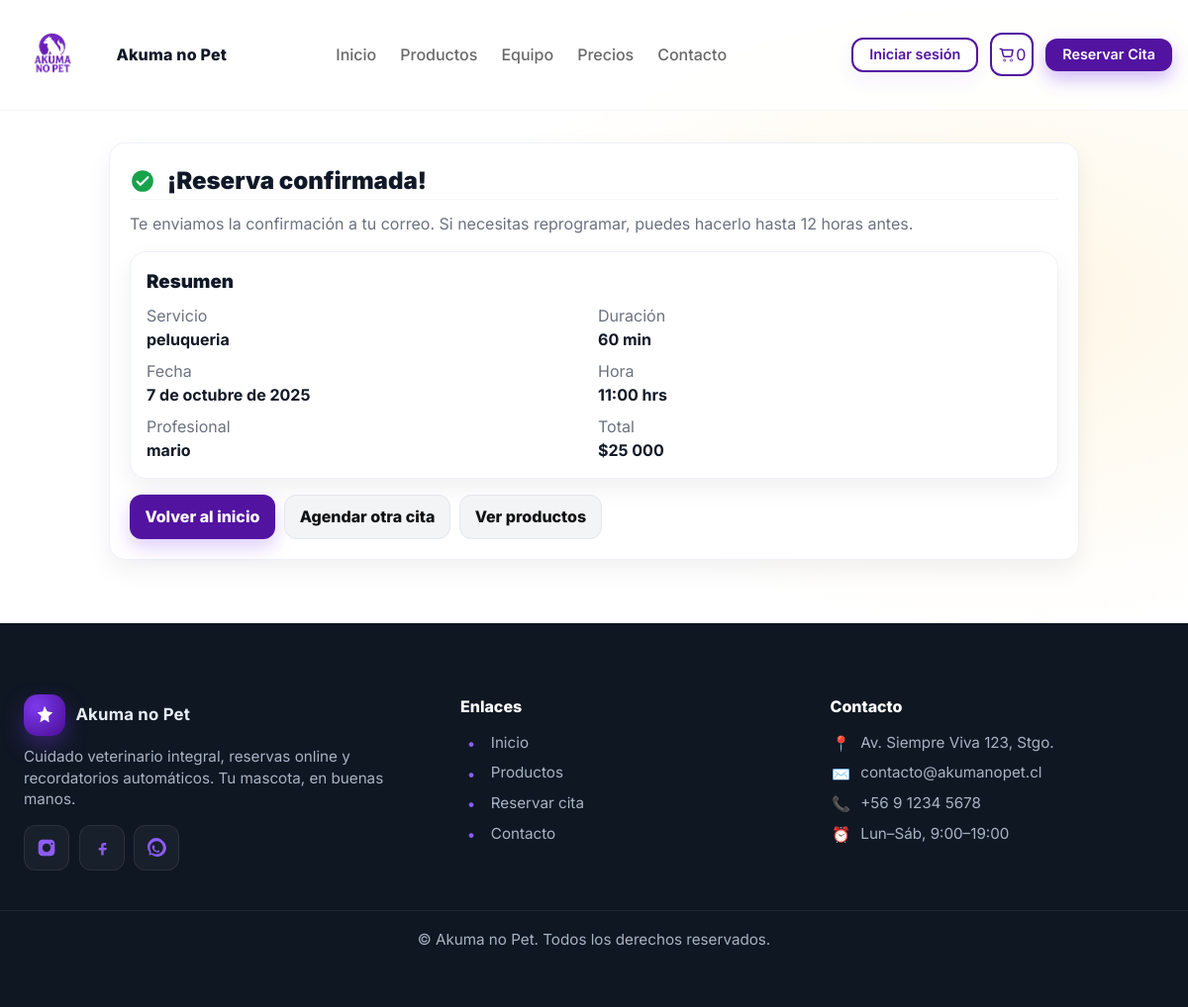
Screenshot of /agenda/reservar/exito/6/ with the database file from the repository.
### agenda/models.py (models this page shows, shortened)
class Cita(models.Model):
    fecha = models.DateField()
    hora = models.TimeField()
    duracion_min = models.PositiveIntegerField(default=30)
    profesional = models.ForeignKey(
        Profesional, on_delete=models.CASCADE, related_name="citas"
    )
    servicio = models.ForeignKey(
        Servicio, on_delete=models.PROTECT, related_name="citas"
    )
    mascota = models.CharField(max_length=120)  # ej: "Luna (Perro)"
    cliente = models.ForeignKey(
        settings.AUTH_USER_MODEL, null=True, blank=True, on_delete=models.SET_NULL
    )
    creado = models.DateTimeField(auto_now_add=True)
    class Meta:
        ordering = ["fecha", "hora"]
        indexes = [models.Index(fields=["fecha", "profesional"])]
        constraints = [
            models.UniqueConstraint(
                fields=["fecha", "hora", "profesional"],
                name="uniq_cita_por_profesional_fecha_hora",
            )
        ]
        verbose_name = "Cita"
        verbose_name_plural = "Citas"

class Servicio(models.Model):
    code = models.SlugField(unique=True, max_length=32)
    nombre = models.CharField(max_length=120)
    descripcion = models.TextField(blank=True, default="")
    duracion_min_default = models.PositiveIntegerField(default=30)
    precio = models.PositiveIntegerField(default=0)
    icono = models.CharField(max_length=8, blank=True, default="🐾")
    class Meta:
        ordering = ["nombre"]
        verbose_name = "Servicio"
        verbose_name_plural = "Servicios"

class Profesional(models.Model):
    code = models.SlugField(unique=True, max_length=32)
    nombre = models.CharField(max_length=120)
    class Meta:
        ordering = ["nombre"]
        verbose_name = "Profesional"
        verbose_name_plural = "Profesionales"
    def __str__(self):
        return self.nombre

### agenda/views.py (the view)
# urls.py: path("reservar/exito/<int:pk>/", views.reservar_exito, name="reservar_exito"),
def reservar_exito(request, pk: int):
    cita = get_object_or_404(Cita, pk=pk)
    return render(request, "agenda/reservar_exito.html", {"cita": cita})

### carrito/context_processors.py (called while the page is built, shortened)
def cart_context(request):
    cart = request.session.get("cart", {}) or {}
    count = 0
    total = 0
    return {
        "cart_count": count,
        "cart_total": total,
    }

### agenda/templates/agenda/reservar_exito.html
{% extends "main/base.html" %}
{% load static humanize %}
{% block contenido %}
<link rel="stylesheet" href="{% static 'agenda/css/agenda.css' %}">
<main class="container" style="max-width:980px; padding:32px 0 64px">
  <section class="card" style="padding:20px">
    <header style="display:flex; align-items:center; gap:.75rem; margin-bottom:12px;">
      <svg width="26" height="26" viewBox="0 0 24 24" aria-hidden="true">
        <circle cx="12" cy="12" r="10" fill="#16a34a"></circle>
        <path d="M7 12.5l3 3 7-7" fill="none" stroke="#fff" stroke-width="2" stroke-linecap="round" stroke-linejoin="round"/>
      </svg>
      <h1 style="margin:0; font-size:1.5rem; font-weight:900;">¡Reserva confirmada!</h1>
    </header>
    <p style="margin:.25rem 0 1rem; color:#6b7280;">
      Te enviamos la confirmación a tu correo{% if cita.email %} <strong>{{ cita.email }}</strong>{% endif %}.
      Si necesitas reprogramar, puedes hacerlo hasta 12 horas antes.
    </p>
    <div class="card" style="padding:16px; margin-bottom:16px;">
      <h3 class="card-title" style="margin:0 0 .5rem; font-weight:900;">Resumen</h3>
      <div style="display:grid; grid-template-columns:1fr 1fr; gap:8px;">
        <div><span style="color:#6b7280;">Servicio</span><br><strong>{{ cita.servicio.nombre }}</strong></div>
        <div><span style="color:#6b7280;">Duración</span><br><strong>{{ cita.servicio.duracion_min_default|default:30 }} min</strong></div>
        <div><span style="color:#6b7280;">Fecha</span><br><strong>{{ cita.fecha }}</strong></div>
        <div><span style="color:#6b7280;">Hora</span><br><strong>{{ cita.hora }} hrs</strong></div>
        <div><span style="color:#6b7280;">Profesional</span><br>
          <strong>{{ cita.profesional|default:"Cualquier profesional disponible" }}</strong>
        </div>
        <div><span style="color:#6b7280;">Total</span><br>
          <strong>{% if cita.servicio.precio %}${{ cita.servicio.precio|intcomma }}{% else %}—{% endif %}</strong>
        </div>
      </div>
    </div>
    <div style="display:flex; gap:.6rem; flex-wrap:wrap;">
      <a class="btn btn-primary" href="{% url 'main:home' %}">Volver al inicio</a>
      <a class="btn btn-light" href="{% url 'agenda:reservar' %}">Agendar otra cita</a>
      <a class="btn btn-light" href="{% url 'productos:lista' %}">Ver productos</a>
    </div>
  </section>
</main>
{% endblock %}

### static/css/styles.css (style rules this page uses)
a { color: inherit; text-decoration: none; }
.container { margin-inline: auto; max-width: 1280px; padding-inline: clamp(16px, 4vw, 24px); }
header { position: sticky; top: 0; z-index: 50; background: rgba(255,255,255,.8); backdrop-filter: saturate(180%) blur(6px); border-bottom: 1px solid rgba(0,0,0,.03); }
.btn-primary { background: #6d28d9; color: #fff; border: 0; }

### carrito/static/carrito/css/cart.css (style rules this page uses)
.btn-primary { background: #5213a1; color: #fff; border: 0; }

### agenda/static/agenda/css/agenda.css (style rules this page uses)
.card { background: #fff; border: 1px solid #eef1f6; border-radius: 16px; box-shadow: 0 10px 24px rgba(17, 24, 39, .06); padding: 1rem; }
.btn { display: inline-flex; align-items: center; justify-content: center; gap: .4rem; padding: .6rem .9rem; border-radius: 12px; border: 1px solid transparent; font-weight: 800; cursor: pointer; text-decoration: none; transition: transform .08s, filter .2s, border-color .15s, background .15s; }
.btn-primary { background: #5213a1; color: #fff; box-shadow: 0 8px 18px rgba(124, 58, 237, .25); }
.btn-light { background: #f3f4f6; color: #111; border: 1px solid #e5e7eb; }

### rows the page displays
Cita: servicio.nombre "peluqueria", servicio.duracion_min_default "60", fecha "7 de octubre de 2025", hora "11:00", profesional "mario", servicio.precio "25 000"

### other values shown
{{ cart_count|default:0 }} "0"
